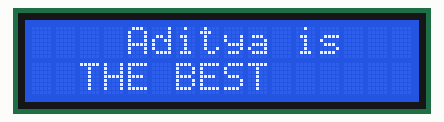
Bench run of a sketch on a simulated Arduino Uno, built with avr-gcc and run on an emulated ATmega328P. Shown: 16×2 character LCD.

Above: at 0.1 s.
At 2.17 s:
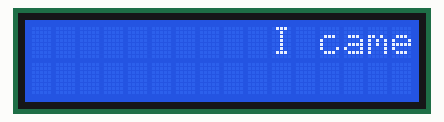
At 3.17 s:
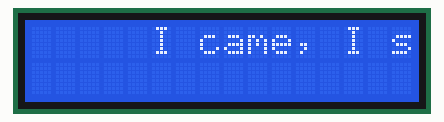
At 4.37 s:
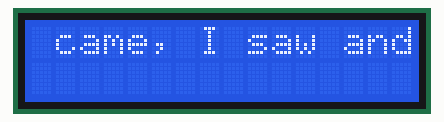
At 6.37 s:
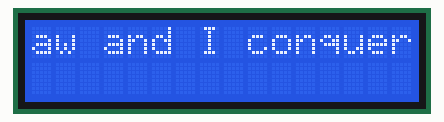
At 8.58 s:
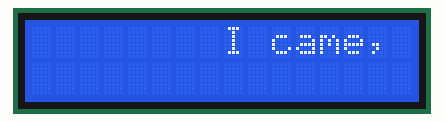

The sketch:

LCD_display.ino
```cpp
#include<LiquidCrystal.h>
#define RS 11
#define EN 10
#define D4 5
#define D5 4
#define D6 3
#define D7 2

LiquidCrystal lcd(RS,EN,D4,D5,D6,D7);

void setup() {
  // put your setup code here, to run once:
  lcd.begin(16,2);
  lcd.setCursor(4,0);
  lcd.print("Aditya is");
  lcd.setCursor(2,1);
  lcd.print("THE BEST");
  delay(2000);
}

void loop() {
  // put your main code here, to run repeatedly:
  lcd.clear();
  lcd.setCursor(11,0);
  lcd.print("I came, I saw and I conquered");
  for(int i=0; i<=29;i++){
    lcd.scrollDisplayLeft();
    delay(200);
  }
}
```

Measured:
- by itself, everything shown: repeats every 6.0 s, in 30 steps
